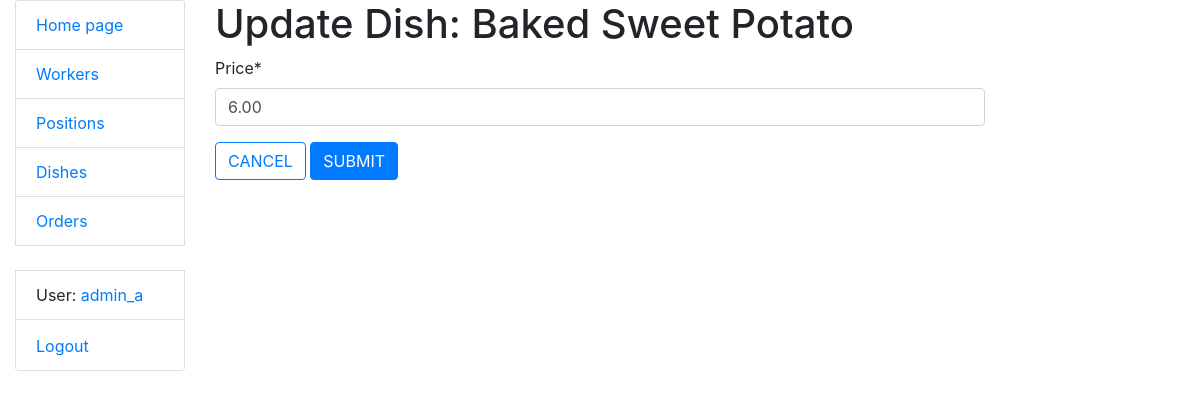
The page /dishes/10/update/ (signed in) on the database its author committed.
### kitchen/models.py (models this page shows, shortened)
class Worker(AbstractUser):
    position = models.ForeignKey("Position", on_delete=models.CASCADE,
                                 null=True, blank=True, related_name="workers")
    class Meta:
        verbose_name = "worker"
        verbose_name_plural = "workers"
    def get_absolute_url(self):
        return reverse("kitchen:worker-detail", kwargs={"pk": self.pk})

class Dish(models.Model):
    name = models.CharField(max_length=255, unique=True)
    price = models.DecimalField(max_digits=5, decimal_places=2)
    class Meta:
        ordering = ["name"]

### kitchen/views.py (the view)
# urls.py: path("dishes/<int:pk>/update/", DishUpdateView.as_view(), name="dish-update"),
class DishUpdateView(LoginRequiredMixin, LeadPositionRequiredMixin, generic.UpdateView):
    model = Dish
    form_class = DishUpdateForm
    success_url = reverse_lazy("kitchen:dish-list")

### kitchen/forms.py
class DishUpdateForm(forms.ModelForm):
    class Meta:
        model = Dish
        fields = ("price",)

### kitchen/mixins.py (called while the page is built)
    def dispatch(self, request, *args, **kwargs):
        if not request.user.position.lead_position:
            raise PermissionDenied
        return super().dispatch(request, *args, **kwargs)

### templates/kitchen/dish_form.html (shortened to what this page needs)
{% extends "base.html" %}
{% load crispy_forms_filters %}
{% block content %}
  <h1>{{ object|yesno:"Update,Create" }} Dish: {{ dish.name }}</h1>
  <form action="" method="post" novalidate>
    {{ form|crispy }}
    <a href="{% url 'kitchen:dish-list' %}" class="btn btn-outline-primary">CANCEL</a>
    <input type="submit" value="SUBMIT" class="btn btn-primary">
  </form>
{% endblock %}

### templates/includes/sidebar.html (shortened to what this page needs)
<ul class="sidebar-nav list-group">
  <li class="list-group-item"><a href="{% url "kitchen:index" %}">Home page</a></li>
  <li class="list-group-item"><a href="{% url "kitchen:worker-list" %}">Workers</a></li>
  <li class="list-group-item"><a href="{% url "kitchen:position-list" %}">Positions</a></li>
  <li class="list-group-item"><a href="{% url "kitchen:dish-list" %}">Dishes</a></li>
  <li class="list-group-item"><a href="{% url "kitchen:order-list" %}">Orders</a></li>
  <br>
  {% if user.is_authenticated %}
    <li class="list-group-item">User: <a href="{{ user.get_absolute_url }}">{{ user.get_username }}</a></li>
    <li class="list-group-item">
      <form id="logout-form" action="{% url 'logout' %}" method="post" style="display: inline;">
        <button type="submit" class="btn btn-link" style="padding: 0; border: none; background: none;">Logout</button>
      </form>
    </li>
  {% else %}
    <li class="list-group-item"><a href="{% url 'login' %}?next={{ request.path }}">Login</a></li>
  {% endif %}
</ul>

### rows shown on the page
Worker: get_username "admin_a"
Dish: name "Baked Sweet Potato", price "6.00"

### other values the page prints
{{ object|yesno:"Update,Create" }} "Update"
